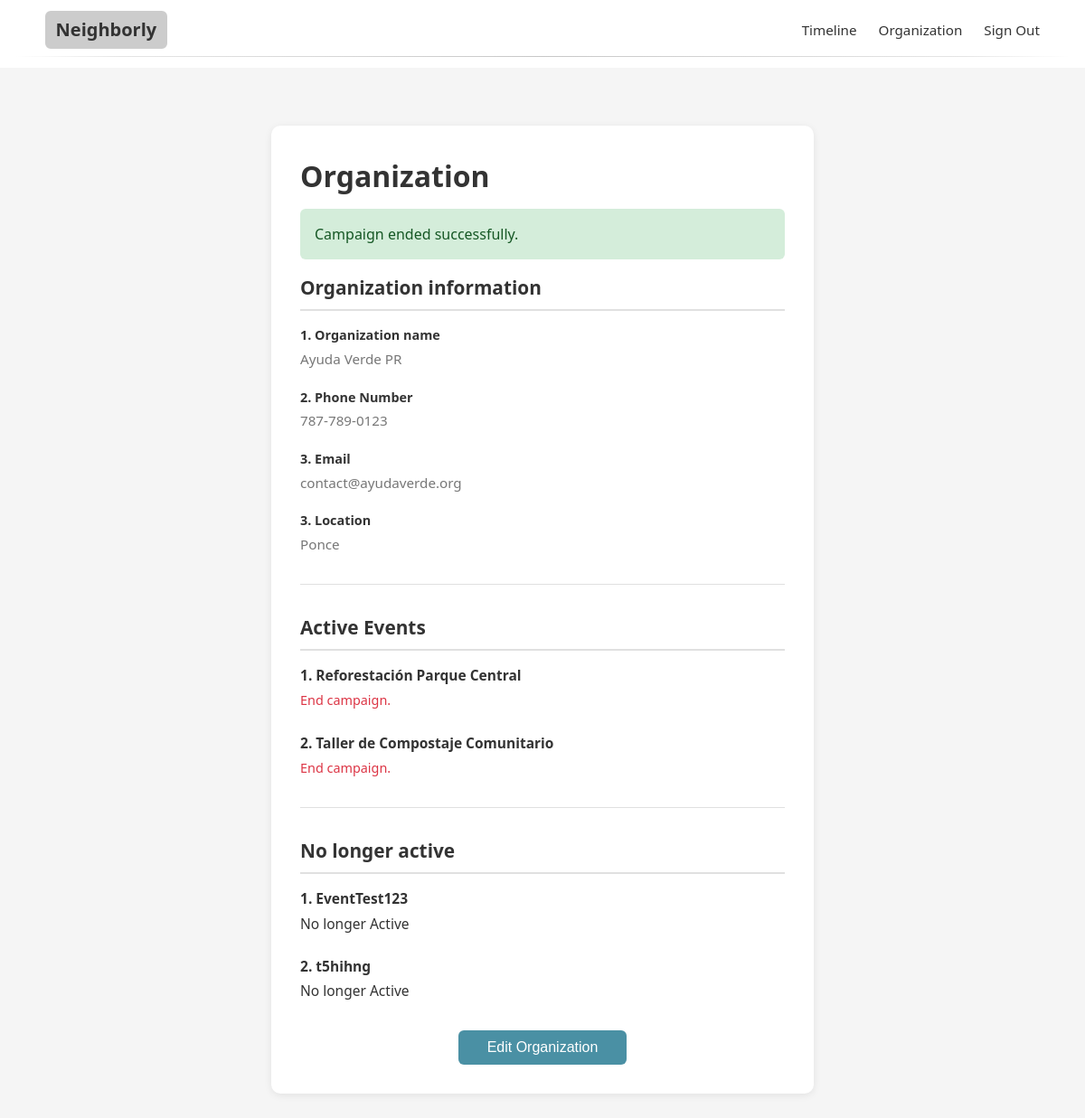
Page /pages/organizer_profile.php?ended=1 (signed in) on the committed database.
### tables this page shows
CREATE TABLE `organizers` (
  `user_id` int NOT NULL,
  `org_name` varchar(128) NOT NULL,
  `org_description` text,
  PRIMARY KEY (`user_id`),
  CONSTRAINT `organizers_ibfk_1` FOREIGN KEY (`user_id`) REFERENCES `users` (`user_id`) ON DELETE CASCADE
);

CREATE TABLE `users` (
  `user_id` int NOT NULL AUTO_INCREMENT,
  `username` varchar(25) NOT NULL,
  `password_hash` varchar(64) NOT NULL,
  `email` varchar(254) DEFAULT NULL,
  `role` enum('volunteer','organizer','admin') NOT NULL,
  `phone` varchar(15) DEFAULT NULL,
  `location` varchar(100) DEFAULT NULL,
  `created_at` timestamp NULL DEFAULT CURRENT_TIMESTAMP,
  `updated_at` timestamp NULL DEFAULT CURRENT_TIMESTAMP ON UPDATE CURRENT_TIMESTAMP,
  PRIMARY KEY (`user_id`),
  UNIQUE KEY `username` (`username`)
);

CREATE TABLE `events` (
  `event_id` int NOT NULL AUTO_INCREMENT,
  `organizer_id` int NOT NULL,
  `title` varchar(255) NOT NULL,
  `description` text NOT NULL,
  `image_url` varchar(1000) DEFAULT NULL,
  `location` varchar(255) NOT NULL,
  `start_date` datetime NOT NULL,
  `end_date` datetime NOT NULL,
  `slots_available` int NOT NULL,
  `is_approved` tinyint(1) DEFAULT '0',
  `status` enum('active','cancelled','completed') DEFAULT 'active',
  `created_at` timestamp NULL DEFAULT CURRENT_TIMESTAMP,
  `updated_at` timestamp NULL DEFAULT CURRENT_TIMESTAMP ON UPDATE CURRENT_TIMESTAMP,
  PRIMARY KEY (`event_id`),
  KEY `idx_events_dates` (`start_date`,`end_date`),
  KEY `idx_events_location` (`location`),
  KEY `idx_events_organizer` (`organizer_id`),
  KEY `idx_events_approved` (`is_approved`),
  CONSTRAINT `events_ibfk_1` FOREIGN KEY (`organizer_id`) REFERENCES `organizers` (`user_id`) ON DELETE CASCADE
);

### pages/organizer_profile.php (the view, shortened to what this page needs)
<?php
$pdo = connect_to_database();
$userId = $_SESSION['user_id'];
$editMode = isset($_GET['edit']) && $_GET['edit'] === 'true';
$stmt = $pdo->prepare("
    SELECT u.username, u.email, u.phone, u.location, o.org_name, o.org_description
    FROM users u
    JOIN organizers o ON u.user_id = o.user_id
    WHERE u.user_id = ?
");
$stmt->execute([$userId]);
$organizer = $stmt->fetch(PDO::FETCH_ASSOC);
$stmt = $pdo->prepare("
    SELECT e.event_id, e.title, e.start_date, e.location, e.is_approved, e.status
    FROM events e
    WHERE e.organizer_id = ? AND e.status = 'active'
    ORDER BY e.start_date
");
$stmt->execute([$userId]);
$activeEvents = $stmt->fetchAll(PDO::FETCH_ASSOC);
$stmt = $pdo->prepare("
    SELECT e.event_id, e.title, e.start_date, e.location, e.status
    FROM events e
    WHERE e.organizer_id = ? AND (e.status = 'completed' OR e.status = 'cancelled')
    ORDER BY e.start_date DESC
");
$stmt->execute([$userId]);
$pastEvents = $stmt->fetchAll(PDO::FETCH_ASSOC);
?>
<?php if (!$editMode): ?>
    <div class="profile-container">
        <h1>Organization</h1>
        <?php if (isset($_GET['ended'])): ?>
            <div style="background: #d4edda; color: #155724; padding: 1rem; border-radius: 6px; margin-bottom: 1rem;">
                Campaign ended successfully.
            </div>
        <?php endif; ?>
        <div class="profile-section">
            <h2>Organization information</h2>
            <div class="profile-field">
                <strong>1. Organization name</strong>
                <p><?php echo !empty($organizer['org_name'])
                    ? htmlspecialchars($organizer['org_name'])
                    : 'No organization name provided'; ?></p>
            </div>
            <div class="profile-field">
                <strong>2. Phone Number</strong>
                <p><?php echo !empty($organizer['phone'])
                    ? htmlspecialchars($organizer['phone'])
                    : 'No phone number provided'; ?></p>
            </div>
            <div class="profile-field">
                <strong>3. Email</strong>
                <p><?php echo !empty($organizer['email'])
                    ? htmlspecialchars($organizer['email'])
                    : 'No email provided'; ?></p>
            </div>
            <div class="profile-field">
                <strong>3. Location</strong>
                <p><?php echo !empty($organizer['location'])
                    ? htmlspecialchars($organizer['location'])
                    : 'No location provided'; ?></p>
            </div>
        </div>
        <hr class="profile-divider">
        <div class="profile-section">
            <h2>Active Events</h2>
            <?php if (empty($activeEvents)): ?>
                <p class="empty-state">No active events</p>
            <?php else: ?>
                <?php foreach ($activeEvents as $index => $event): ?>
                    <div class="event-item">
                        <p><strong><?php echo ($index + 1) . '. ' . htmlspecialchars($event['title']); ?></strong></p>
                        <p><a href="organizer_profile.php?end_event=<?php echo $event['event_id']; ?>"
                              onclick="return confirm('Are you sure you want to end this campaign?');">
                              End campaign.
                           </a></p>
                    </div>
                <?php endforeach; ?>
            <?php endif; ?>
        </div>
        <hr class="profile-divider">
        <div class="profile-section">
            <h2>No longer active</h2>
            <?php if (empty($pastEvents)): ?>
                <p class="empty-state">No past events</p>
            <?php else: ?>
                <?php foreach ($pastEvents as $index => $event): ?>
                    <div class="event-item">
                        <p><strong><?php echo ($index + 1) . '. ' . htmlspecialchars($event['title']); ?></strong></p>
                        <p>No longer Active</p>
                    </div>
                <?php endforeach; ?>
            <?php endif; ?>
        </div>
        <div class="profile-actions">
            <a href="organizer_profile.php?edit=true">
                <button type="button" class="btn">Edit Organization</button>
            </a>
        </div>
    </div>
<?php endif; ?>
<?php
include "base.php";
?>

### static/css/style.css (style rules this page uses)
:root { --color-bg: #F5F5F5; --color-surface: #FFFFFF; --color-text: #333333; --color-muted: #777777; --color-link: #4A90A4; --color-link-hover: #205B8C; }
*, *::before, *::after { box-sizing: border-box; }
body { margin: 0; padding: 0; background: var(--color-bg); color: var(--color-text); font-family: system-ui, -apple-system, BlinkMacSystemFont, "Segoe UI", sans-serif; font-size: 16px; line-height: 1.5; }
h1, h2, h3, h4, h5, h6 { font-weight: 600; margin-top: 0; color: var(--color-text); }
h1 { font-size: 2rem; margin-bottom: 0.75rem; }
h2 { font-size: 1.5rem; margin-bottom: 0.6rem; }
p { margin: 0 0 0.75rem; font-size: 0.97rem; }
a { color: var(--color-link); text-decoration: none; }
.btn { display: inline-block; border: none; border-radius: 6px; padding: 0.5rem 0.9rem; font-size: 0.95rem; cursor: pointer; background: var(--color-link); color: #fff; }
.profile-container { max-width: 600px; margin: 0 auto; background: var(--color-surface); padding: 2rem; border-radius: 10px; box-shadow: 0 2px 8px rgba(0, 0, 0, 0.08); }
.profile-section { margin-bottom: 2rem; }
.profile-section h2 { font-size: 1.3rem; margin-bottom: 1rem; padding-bottom: 0.5rem; border-bottom: 2px solid #e0e0e0; }
.profile-field { margin-bottom: 1.25rem; }
.profile-field strong { display: block; margin-bottom: 0.25rem; font-size: 0.9rem; color: var(--color-text); }
.profile-field p { margin: 0; color: var(--color-muted); font-size: 0.95rem; }
.profile-divider { border: none; border-top: 1px solid #e0e0e0; margin: 2rem 0; }
.event-item { margin-bottom: 1.5rem; }
.event-item p:first-child { margin-bottom: 0.25rem; }
.event-item a { color: #dc3545; font-size: 0.9rem; }
.profile-actions { text-align: center; margin-top: 2rem; }
.profile-actions a { text-decoration: none; }
.profile-actions button { padding: 0.6rem 2rem; font-size: 1rem; }

### rows in the picture
organizers: org_name "Ayuda Verde PR", user_id.phone "787-789-0123", user_id.email "contact@ayudaverde.org", user_id.location "Ponce"
events: title "Reforestación Parque Central"
events: title "Taller de Compostaje Comunitario"
events: title "EventTest123"
events: title "t5hihng"
